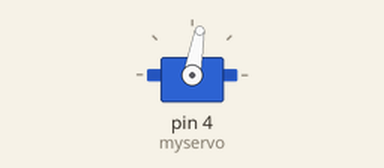
The sketch below on a simulated Arduino Uno, built with avr-gcc and run on an emulated ATmega328P. On the bench: servo.

Above: at 0.05 s.
At 6.05 s:
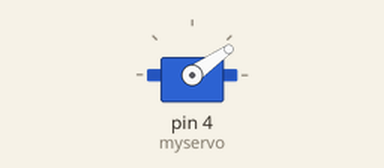
Timing chart, 0 to 7.9 s (numbered marks = the images above):
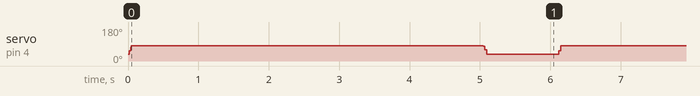

The sketch:

ServoMotor.ino
```cpp
#include <Servo.h>

Servo myservo;  // create servo object to control a servo
// twelve servo objects can be created on most boards

int pos = 0;    // variable to store the servo position

void setup() {
  myservo.attach(4);  // attaches the servo on pin 4 to the servo object
}

void loop() {
  for (pos = 35; pos <= 80; pos += 1) { // goes from 0 degrees to 90 degrees
    // in steps of 1 degree
    myservo.write(pos);              // tell servo to go to position in variable 'pos'
    delay(1);                       // waits 15ms for the servo to reach the position
  }
  delay(5000);
  for (pos = 80; pos >= 35; pos -= 1) { // goes from 90 degrees to 0 degrees
    myservo.write(pos);              // tell servo to go to position in variable 'pos'
    delay(1);                       // waits 15ms for the servo to reach the position
  }
  delay(1000);
}
```
